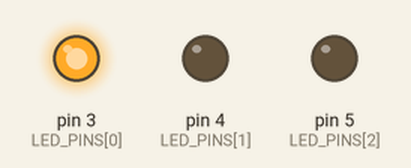
This sketch was run on a simulated Arduino Uno, built with avr-gcc and run on an emulated ATmega328P. On the bench: output pins drawn as LEDs (lit = HIGH).

Above: at 0.2 s.
At 0.7 s:
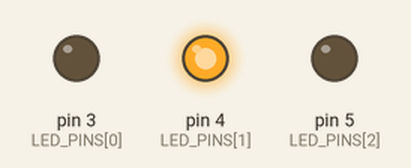
At 2.7 s:
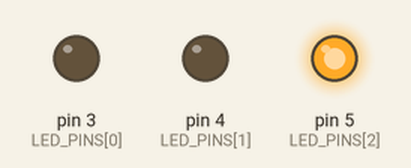
Timing chart, 0 to 3.5 s (numbered marks = the images above):
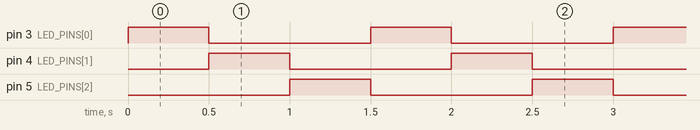

The sketch:

LED_Sequence_345.ino
```cpp
// Arduino Uno - LED Sequence
// 3, 4, 5번 핀 LED를 순서대로 하나씩 깜빡임 (3 → 4 → 5 → 3 ...)
//
// [회로]
// 각 핀 → 220Ω 저항 → LED 긴 다리(+),  짧은 다리(−) → GND

const int LED_PINS[] = {3, 4, 5};
const int NUM_LEDS = 3;
const int ON_MS = 500;                 // 한 LED가 켜져 있는 시간 (0.5초)

void setup() {
  for (int i = 0; i < NUM_LEDS; i++) {
    pinMode(LED_PINS[i], OUTPUT);
  }
}

void loop() {
  for (int i = 0; i < NUM_LEDS; i++) {
    digitalWrite(LED_PINS[i], HIGH);   // i번째 LED 켜기
    delay(ON_MS);
    digitalWrite(LED_PINS[i], LOW);    // 끄고 다음 LED로
  }
}
```

Measured:
- by itself, pin 3 (LED_PINS[0]), pin 4 (LED_PINS[1]), pin 5 (LED_PINS[2]): alternates HIGH for 0.50 s and LOW for 1.0 s
- by itself, everything shown: repeats every 1.5 s, in 4 steps
